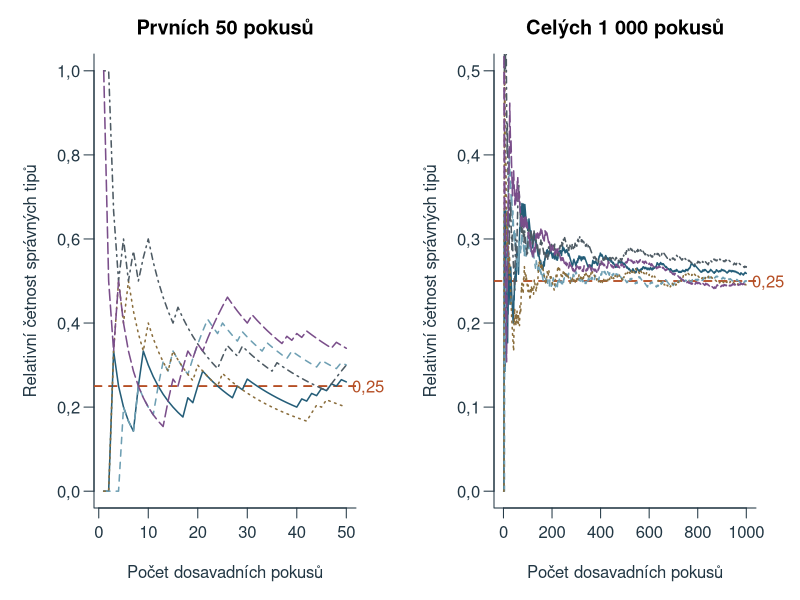
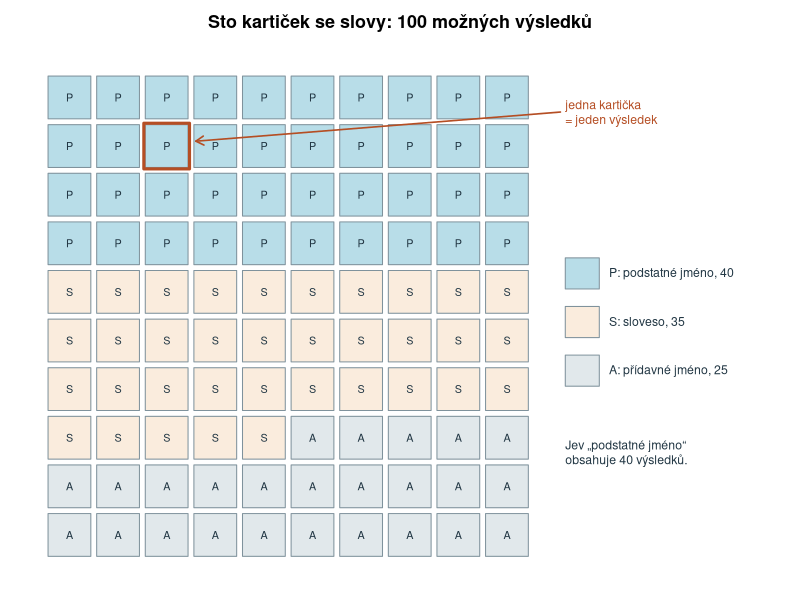
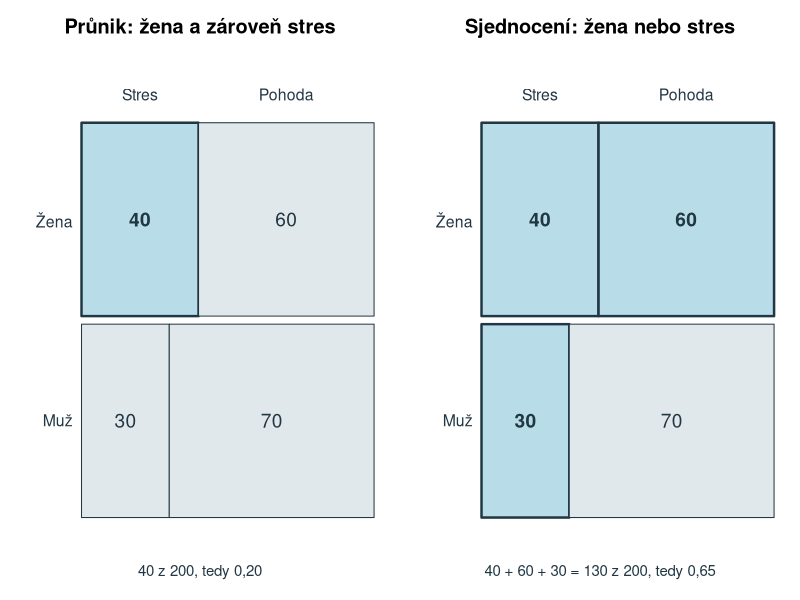
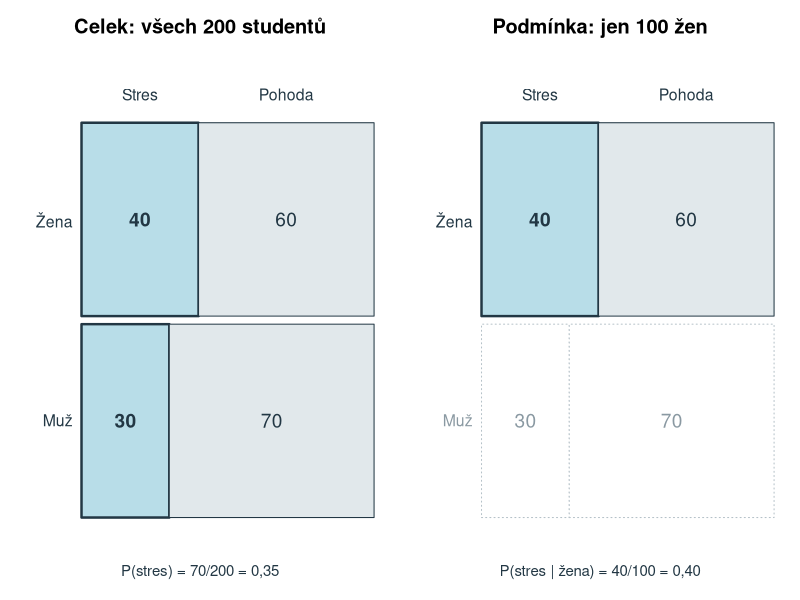
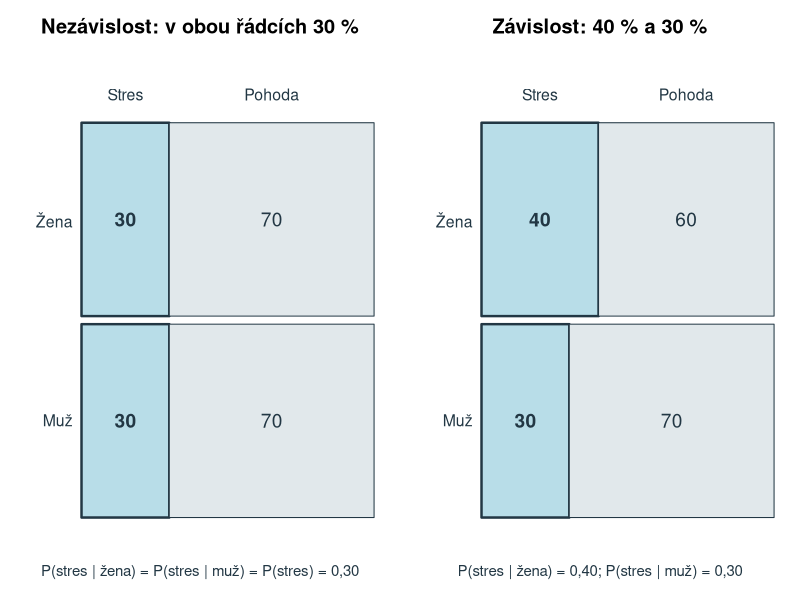
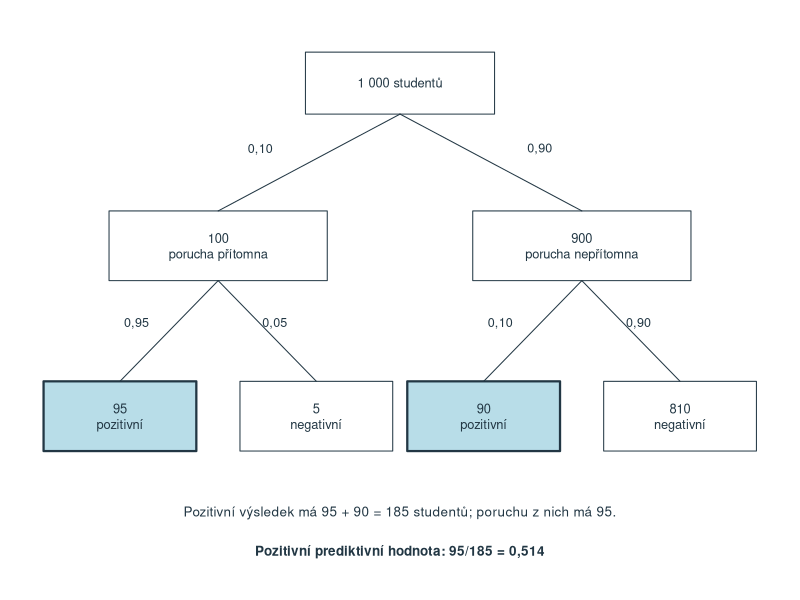
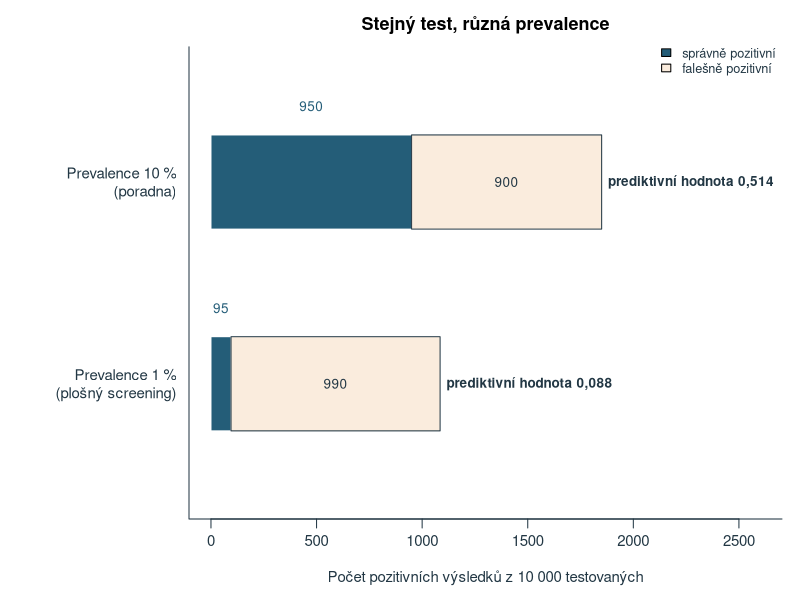
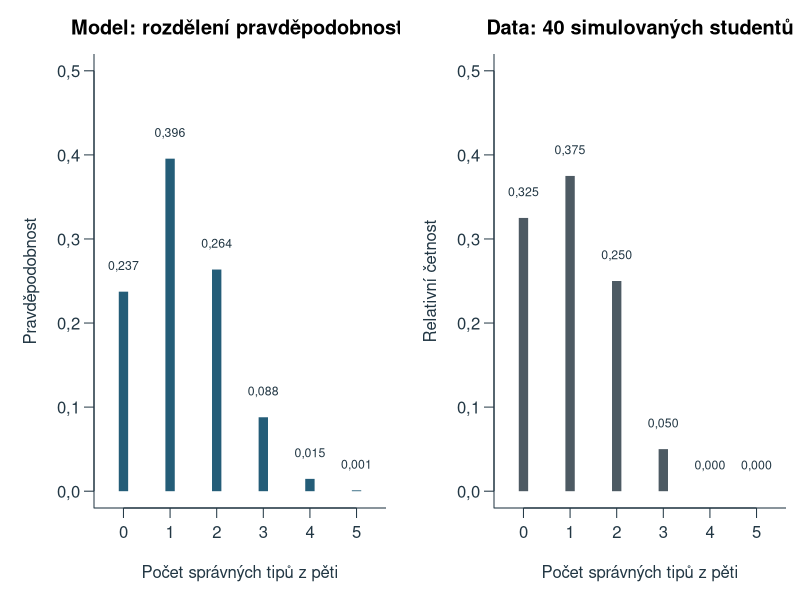

R code for these plots, in order:
# Original teaching examples for chapter 5; base R, UTF-8, deterministic project-root paths.
# Model values and simulations only; no empirical psychological data.
ch5_out <- 'assets/chapter-05/plots'
ch5_old_options <- options(OutDec=',')
dir.create(ch5_out,recursive=TRUE,showWarnings=FALSE)
ch5_blue <- '#245D78'; ch5_orange <- '#B54E24'; ch5_fill <- '#B8DDE8'; ch5_gray <- '#4D5A63'; ch5_pale <- '#E1E8EB'; ch5_sand <- '#FAECDD'
ch5_num <- function(x,digits=3) formatC(x,format='f',digits=digits,decimal.mark=',')
ch5_draw <- function(name,code,width=8,height=4.5) {
  svg(file.path(ch5_out,paste0(name,'.svg')),width=width,height=height,family='sans',bg='white')
  par(mar=c(4.5,4.5,2.6,.8),mgp=c(2.7,.7,0),las=1,col.axis='#223744',col.lab='#223744',fg='#223744',cex=.9)
  force(code); dev.off()
}
# Fixed teaching inputs -------------------------------------------------------
ch5_cards <- c(podstatna=40,slovesa=35,pridavna=25)
ch5_dependent <- matrix(c(40,60,30,70),2,byrow=TRUE,dimnames=list(c('Žena','Muž'),c('Stres','Pohoda')))
ch5_independent <- matrix(c(30,70,30,70),2,byrow=TRUE,dimnames=dimnames(ch5_dependent))
ch5_sens <- .95; ch5_spec <- .90
# Natural frequencies: state present/absent by positive/negative result.
ch5_screen <- function(total,prev,sens=ch5_sens,spec=ch5_spec) {
  present <- total*prev; absent <- total-present
  c(present=present,absent=absent,tp=present*sens,fn=present*(1-sens),fp=absent*(1-spec),tn=absent*spec)
}
ch5_ppv <- function(f) unname(f['tp']/(f['tp']+f['fp']))
ch5_npv <- function(f) unname(f['tn']/(f['tn']+f['fn']))
ch5_n <- 5; ch5_pi <- .25
# Simulations: guessing one of four options; seeds fixed for reproducible figures.
set.seed(5)
ch5_runs <- vapply(1:5,function(j) cumsum(rbinom(1000,1,ch5_pi))/(1:1000),numeric(1000))
set.seed(20261012)
ch5_sim_hadani <- rbinom(40,ch5_n,ch5_pi)
# Figures -----------------------------------------------------------------------
ch5_draw('relativni-cetnost', {
  par(mfrow=c(1,2),mar=c(4.6,4.7,2.7,2.2))
  cols <- c(ch5_blue,'#6E9FB3','#8A6D3B',ch5_gray,'#7A4E8A')
  for(k in 1:2) {
    m <- c(50,1000)[k]
    plot(NA,xlim=c(1,m),ylim=c(0,if(k==1)1 else .5),xlab='Počet dosavadních pokusů',ylab='Relativní četnost správných tipů',main=c('Prvních 50 pokusů','Celých 1 000 pokusů')[k],bty='l')
    abline(h=ch5_pi,lty=2,lwd=1.8,col=ch5_orange)
    for(j in 1:5) lines(1:m,ch5_runs[1:m,j],col=cols[j],lwd=1.5,lty=j)
    axis(4,at=ch5_pi,labels='0,25',col.axis=ch5_orange,tick=FALSE,line=-.9)
  }
},width=10,height=4.4)
ch5_draw('karticky', {
  par(mar=c(.6,.6,2.4,.6))
  plot(NA,xlim=c(0,14.6),ylim=c(-.2,10.2),axes=FALSE,xlab='',ylab='',asp=1,main='Sto kartiček se slovy: 100 možných výsledků')
  kind <- rep(1:3,ch5_cards); fills <- c(ch5_fill,ch5_sand,ch5_pale); lab <- c('P','S','A')
  for(i in 0:99) {
    x <- i%%10; y <- 9-i%/%10
    rect(x+.06,y+.06,x+.94,y+.94,col=fills[kind[i+1]],border='#7F929C')
    text(x+.5,y+.5,lab[kind[i+1]],cex=.72)
  }
  rect(2.03,8.03,2.97,8.97,border=ch5_orange,lwd=3)
  arrows(10.6,9.2,3.1,8.6,length=.09,col=ch5_orange,lwd=1.6)
  text(10.7,9.2,'jedna kartička\n= jeden výsledek',adj=0,cex=.82,col=ch5_orange)
  rect(10.7,5.5+.06,11.4,6.2,col=fills[1],border='#7F929C'); text(11.6,5.87,'P: podstatné jméno, 40',adj=0,cex=.82)
  rect(10.7,4.5+.06,11.4,5.2,col=fills[2],border='#7F929C'); text(11.6,4.87,'S: sloveso, 35',adj=0,cex=.82)
  rect(10.7,3.5+.06,11.4,4.2,col=fills[3],border='#7F929C'); text(11.6,3.87,'A: přídavné jméno, 25',adj=0,cex=.82)
  text(10.7,2.2,'Jev „podstatné jméno“\nobsahuje 40 výsledků.',adj=0,cex=.82)
},width=8.6,height=5.6)
# Mosaic of a 2 x 2 table: rows have equal height, widths show row proportions.
ch5_mosaic <- function(tab,highlight,main,dim_row=integer(0)) {
  plot(NA,xlim=c(-.19,1),ylim=c(-.02,1.12),axes=FALSE,xlab='',ylab='',main=main)
  for(r in 1:2) {
    y1 <- 1-(r-1)*.5; y0 <- y1-.5; w <- tab[r,1]/sum(tab[r,])
    xs <- list(c(0,w),c(w,1))
    for(cc in 1:2) {
      on <- highlight[r,cc]; faded <- r %in% dim_row
      rect(xs[[cc]][1],y0+.01,xs[[cc]][2],y1-.01,col=if(on) ch5_fill else if(faded) 'white' else ch5_pale,border=if(faded) '#B5C1C8' else '#223744',lwd=if(on) 2.4 else 1,lty=if(faded) 3 else 1)
      text(mean(xs[[cc]]),(y0+y1)/2,tab[r,cc],cex=1.15,font=if(on) 2 else 1,col=if(faded) '#8A99A2' else '#223744')
    }
    text(-.03,(y0+y1)/2,rownames(tab)[r],adj=1,cex=.95,col=if(r %in% dim_row) '#8A99A2' else '#223744')
  }
  text(tab[1,1]/sum(tab[1,])/2,1.06,colnames(tab)[1],cex=.95); text((1+tab[1,1]/sum(tab[1,]))/2,1.06,colnames(tab)[2],cex=.95)
}
ch5_draw('prunik-sjednoceni', {
  par(mfrow=c(1,2),mar=c(2.6,.6,2.6,.6))
  ch5_mosaic(ch5_dependent,matrix(c(TRUE,FALSE,FALSE,FALSE),2,byrow=TRUE),'Průnik: žena a zároveň stres')
  mtext('40 z 200, tedy 0,20',1,line=.6,cex=.9)
  ch5_mosaic(ch5_dependent,matrix(c(TRUE,TRUE,TRUE,FALSE),2,byrow=TRUE),'Sjednocení: žena nebo stres')
  mtext('40 + 60 + 30 = 130 z 200, tedy 0,65',1,line=.6,cex=.9)
},width=10,height=4.2)
ch5_draw('podmineni', {
  par(mfrow=c(1,2),mar=c(2.6,.6,2.6,.6))
  ch5_mosaic(ch5_dependent,matrix(c(TRUE,FALSE,TRUE,FALSE),2,byrow=TRUE),'Celek: všech 200 studentů')
  mtext('P(stres) = 70/200 = 0,35',1,line=.6,cex=.9)
  ch5_mosaic(ch5_dependent,matrix(c(TRUE,FALSE,FALSE,FALSE),2,byrow=TRUE),'Podmínka: jen 100 žen',dim_row=2)
  mtext('P(stres | žena) = 40/100 = 0,40',1,line=.6,cex=.9)
},width=10,height=4.2)
ch5_draw('nezavislost', {
  par(mfrow=c(1,2),mar=c(2.6,.6,2.6,.6))
  ch5_mosaic(ch5_independent,matrix(c(TRUE,FALSE,TRUE,FALSE),2,byrow=TRUE),'Nezávislost: v obou řádcích 30 %')
  mtext('P(stres | žena) = P(stres | muž) = P(stres) = 0,30',1,line=.6,cex=.9)
  ch5_mosaic(ch5_dependent,matrix(c(TRUE,FALSE,TRUE,FALSE),2,byrow=TRUE),'Závislost: 40 % a 30 %')
  mtext('P(stres | žena) = 0,40; P(stres | muž) = 0,30',1,line=.6,cex=.9)
},width=10,height=4.2)
ch5_box <- function(x,y,w,h,label,fill='white',lwd=1,cex=.86) { rect(x-w/2,y-h/2,x+w/2,y+h/2,col=fill,border='#223744',lwd=lwd); text(x,y,label,cex=cex) }
ch5_draw('strom', {
  par(mar=c(.4,.4,.4,.4))
  f <- ch5_screen(1000,.10)
  plot(NA,xlim=c(0,10),ylim=c(0,7),axes=FALSE,xlab='',ylab='')
  ch5_box(5,6.3,2.6,.8,'1 000 studentů')
  ch5_box(2.5,4.2,3,.9,paste0(f['present'],'\nporucha přítomna')); ch5_box(7.5,4.2,3,.9,paste0(f['absent'],'\nporucha nepřítomna'))
  segments(5,5.9,2.5,4.65); segments(5,5.9,7.5,4.65)
  text(3.25,5.45,'0,10',cex=.84,adj=1); text(6.75,5.45,'0,90',cex=.84,adj=0)
  xs <- c(1.15,3.85,6.15,8.85); labs <- c(paste0(f['tp'],'\npozitivní'),paste0(f['fn'],'\nnegativní'),paste0(f['fp'],'\npozitivní'),paste0(f['tn'],'\nnegativní'))
  for(i in 1:4) { ch5_box(xs[i],2,2.1,.9,labs[i],fill=if(i %in% c(1,3)) ch5_fill else 'white',lwd=if(i %in% c(1,3)) 2.2 else 1); segments(c(2.5,2.5,7.5,7.5)[i],3.75,xs[i],2.45) }
  text(c(1.55,3.45,6.55,8.45),3.15,c('0,95','0,05','0,10','0,90'),cex=.84,adj=c(1,0,1,0))
  text(5,.75,'Pozitivní výsledek má 95 + 90 = 185 studentů; poruchu z nich má 95.',cex=.9)
  text(5,.25,'Pozitivní prediktivní hodnota: 95/185 = 0,514',cex=.9,font=2)
},width=8.6,height=5.4)
ch5_draw('dve-prevalence', {
  par(mar=c(4.5,10.5,2.6,1))
  a <- ch5_screen(10000,.10); b <- ch5_screen(10000,.01)
  plot(NA,xlim=c(0,2600),ylim=c(.3,2.9),yaxt='n',xlab='Počet pozitivních výsledků z 10 000 testovaných',ylab='',bty='l',main='Stejný test, různá prevalence')
  axis(2,at=c(2.2,1),labels=c('Prevalence 10 %\n(poradna)','Prevalence 1 %\n(plošný screening)'),tick=FALSE)
  for(k in 1:2) {
    f <- list(a,b)[[k]]; y <- c(2.2,1)[k]
    rect(0,y-.28,f['tp'],y+.28,col=ch5_blue,border='white'); rect(f['tp'],y-.28,f['tp']+f['fp'],y+.28,col=ch5_sand,border='#223744')
    text(f['tp']/2,y+.45,f['tp'],cex=.9,col=ch5_blue); text(f['tp']+f['fp']/2,y,f['fp'],cex=.9)
    text(f['tp']+f['fp']+30,y,paste0('prediktivní hodnota ',ch5_num(ch5_ppv(f))),adj=0,cex=.9,font=2,xpd=NA)
  }
  legend('topright',c('správně pozitivní','falešně pozitivní'),fill=c(ch5_blue,ch5_sand),bty='n',cex=.85,inset=c(0,-.02))
},width=9,height=4.2)
ch5_draw('rozdeleni-model-data', {
  par(mfrow=c(1,2),mar=c(4.6,4.7,2.7,.7))
  k <- 0:ch5_n; p <- dbinom(k,ch5_n,ch5_pi); obs <- as.numeric(table(factor(ch5_sim_hadani,levels=k)))/length(ch5_sim_hadani)
  plot(k,p,type='h',lwd=9,lend=1,col=ch5_blue,xlim=c(-.4,5.4),ylim=c(0,.5),xlab='Počet správných tipů z pěti',ylab='Pravděpodobnost',main='Model: rozdělení pravděpodobnosti',bty='l')
  text(k,p+.03,ch5_num(p),cex=.74)
  plot(k,obs,type='h',lwd=9,lend=1,col=ch5_gray,xlim=c(-.4,5.4),ylim=c(0,.5),xlab='Počet správných tipů z pěti',ylab='Relativní četnost',main='Data: 40 simulovaných studentů',bty='l')
  text(k,obs+.03,ch5_num(obs),cex=.74)
},width=10,height=4.4)
ch5_draw('kombinace', {
  par(mar=c(.5,.5,2.4,.5))
  cmb <- combn(5,2)
  plot(NA,xlim=c(-.4,12.4),ylim=c(-.2,6.2),axes=FALSE,xlab='',ylab='',main='Deset způsobů, jak mít právě 2 z 5 tipů správně')
  for(j in 1:10) {
    x0 <- ((j-1)%%2)*6.6; y <- 5-(j-1)%/%2
    text(x0-.1,y,paste0(j,'.'),adj=1,cex=.85)
    for(q in 1:5) {
      hit <- q %in% cmb[,j]
      symbols(x0+q*.95,y,circles=.33,inches=FALSE,add=TRUE,bg=if(hit) ch5_blue else 'white',fg='#223744')
      text(x0+q*.95,y,if(hit) 'S' else 'N',cex=.74,col=if(hit) 'white' else '#223744')
    }
  }
  text(6,-.05,'S = správně, N = nesprávně; pořadí kroužků odpovídá otázkám 1 až 5.',cex=.82)
},width=8.6,height=4.8)
ch5_bars <- function(n,p,main,highlight=NULL,xlim=NULL,ylim=NULL,lwd=7) {
  k <- 0:n; pr <- dbinom(k,n,p)
  if(is.null(xlim)) xlim <- c(0,n)
  if(is.null(ylim)) ylim <- c(0,max(pr)*1.18)
  col <- rep(ch5_blue,length(k)); if(!is.null(highlight)) col <- ifelse(k %in% highlight,ch5_orange,'#A9BAC3')
  plot(k,pr,type='h',lwd=lwd,lend=1,col=col,xlim=xlim,ylim=ylim,xlab='Počet úspěchů k',ylab='Pravděpodobnost',main=main,bty='l')
}
ch5_draw('binomicke-tvar', {
  par(mfrow=c(2,2),mar=c(4.3,4.6,2.5,.6))
  ch5_bars(5,.25,'n = 5, π = 0,25',ylim=c(0,.45),lwd=10)
  ch5_bars(20,.25,'n = 20, π = 0,25',ylim=c(0,.45))
  ch5_bars(20,.5,'n = 20, π = 0,50',ylim=c(0,.45))
  ch5_bars(20,.9,'n = 20, π = 0,90',ylim=c(0,.45))
},width=9.4,height=6.6)
ch5_draw('binom-oblasti', {
  par(mfrow=c(1,3),mar=c(4.5,4.2,2.6,.5),mgp=c(2.5,.6,0),cex=.85)
  ch5_bars(20,.25,'Právě 5',highlight=5,ylim=c(0,.24),lwd=5); text(13,.2,ch5_num(dbinom(5,20,.25)),cex=1.05,col=ch5_orange)
  ch5_bars(20,.25,'Nejvýše 5',highlight=0:5,ylim=c(0,.24),lwd=5); text(13,.2,ch5_num(pbinom(5,20,.25)),cex=1.05,col=ch5_orange)
  ch5_bars(20,.25,'Alespoň 10',highlight=10:20,ylim=c(0,.24),lwd=5); text(13,.2,ch5_num(1-pbinom(9,20,.25)),cex=1.05,col=ch5_orange)
},width=10,height=3.9)
ch5_draw('aproximace', {
  par(mfrow=c(1,2),mar=c(4.6,4.7,2.7,.7))
  ch5_bars(20,.05,'n = 20, π = 0,05: podmínka nesplněna',xlim=c(-3,8),ylim=c(0,.45),lwd=9)
  curve(dnorm(x,20*.05,sqrt(20*.05*.95)),from=-3,to=8,add=TRUE,col=ch5_blue,lwd=2,lty=2,n=400)
  abline(v=0,lty=3,col=ch5_gray); text(-1.6,.3,'záporný počet
není možný',cex=.78,col=ch5_gray)
  ch5_bars(200,.6,'n = 200, π = 0,60: podmínka splněna',highlight=135:200,xlim=c(95,145),ylim=c(0,.066),lwd=3)
  curve(dnorm(x,200*.6,sqrt(200*.6*.4)),from=95,to=145,add=TRUE,col=ch5_blue,lwd=2,lty=2,n=400)
  text(139,.03,'135\na více',cex=.82,col=ch5_orange)
  legend('topleft',c('binomické pravděpodobnosti','normální křivka'),lty=c(1,2),lwd=c(4,2),col=c('#A9BAC3',ch5_blue),bty='n',cex=.74)
},width=10,height=4.4)
options(ch5_old_options)
